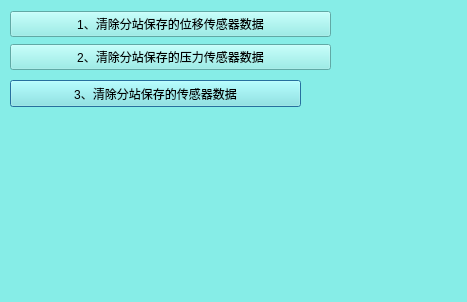
<?xml version="1.0" encoding="UTF-8"?>
<ui version="4.0">
 <class>Dialogclear</class>
 <widget class="QDialog" name="Dialogclear">
  <property name="geometry">
   <rect>
    <x>0</x>
    <y>0</y>
    <width>467</width>
    <height>302</height>
   </rect>
  </property>
  <property name="windowTitle">
   <string>Dialog</string>
  </property>
  <property name="styleSheet">
   <string notr="true">background-color: rgb(134,237,231);</string>
  </property>
  <widget class="QPushButton" name="pushButton_3">
   <property name="geometry">
    <rect>
     <x>10</x>
     <y>80</y>
     <width>291</width>
     <height>27</height>
    </rect>
   </property>
   <property name="styleSheet">
    <string notr="true">QPushButton:focus { background-color: rgb(244,236,2); }</string>
   </property>
   <property name="text">
    <string>3、清除分站保存的传感器数据</string>
   </property>
  </widget>
  <widget class="QWidget" name="layoutWidget">
   <property name="geometry">
    <rect>
     <x>10</x>
     <y>10</y>
     <width>321</width>
     <height>62</height>
    </rect>
   </property>
   <layout class="QVBoxLayout" name="verticalLayout">
    <item>
     <widget class="QPushButton" name="pushButton">
      <property name="toolTip">
       <string>&lt;html&gt;&lt;head/&gt;&lt;body&gt;&lt;p&gt;1、清除分站保存的位移传感器数据&lt;/p&gt;&lt;/body&gt;&lt;/html&gt;</string>
      </property>
      <property name="styleSheet">
       <string notr="true">QPushButton:focus { background-color: rgb(244,236,2); }</string>
      </property>
      <property name="text">
       <string>1、清除分站保存的位移传感器数据</string>
      </property>
     </widget>
    </item>
    <item>
     <widget class="QPushButton" name="pushButton_2">
      <property name="styleSheet">
       <string notr="true">QPushButton:focus { background-color: rgb(244,236,2); }</string>
      </property>
      <property name="text">
       <string>2、清除分站保存的压力传感器数据</string>
      </property>
     </widget>
    </item>
   </layout>
  </widget>
 </widget>
 <tabstops>
  <tabstop>pushButton</tabstop>
  <tabstop>pushButton_2</tabstop>
  <tabstop>pushButton_3</tabstop>
 </tabstops>
 <resources/>
 <connections/>
</ui>
